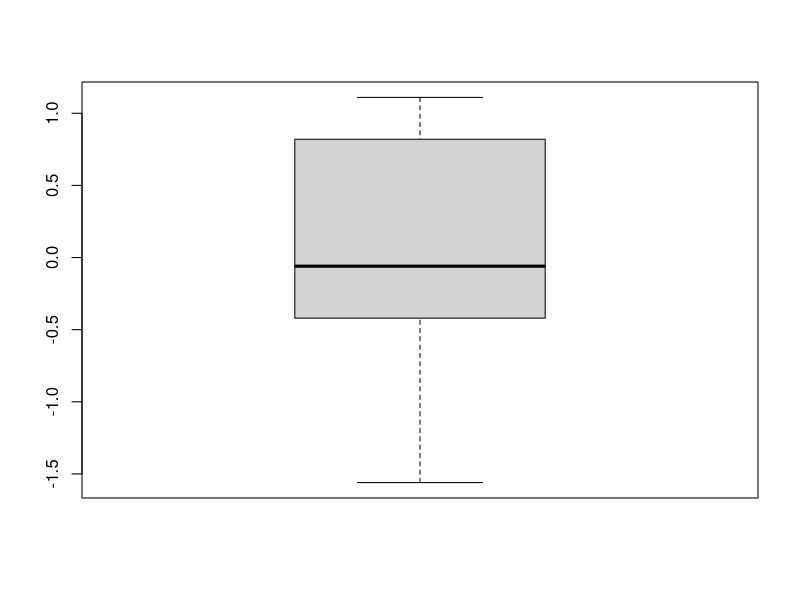
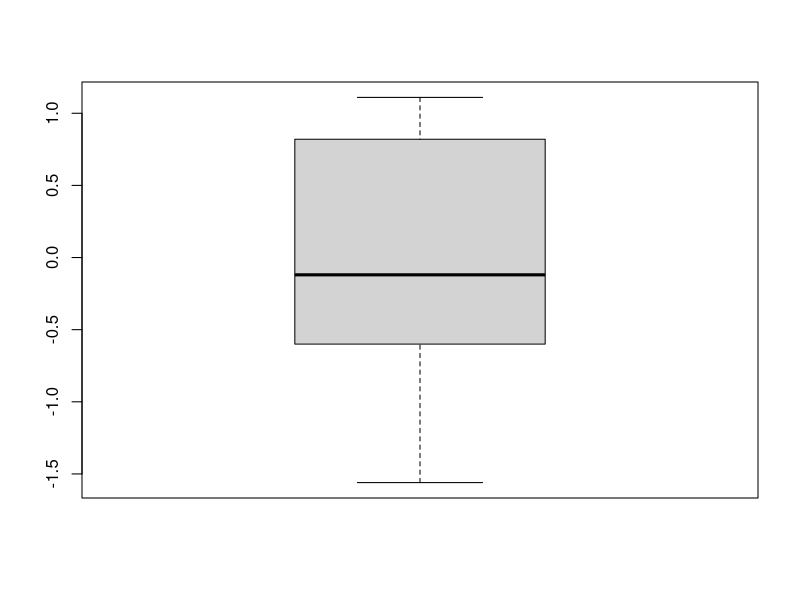

These figures' R source, in order:
print_means <- function(seq)
{
  cat("Mean: ", mean(seq), "\n")
  quartiles <- quantile(seq, names = FALSE)
  
  cat("Median: ", quartiles[3], "\n")
  cat("Extremals halfsum: ", (quartiles[1] + quartiles[5]) / 2, "\n")
  cat("Quartiles halfsum: ", (quartiles[2] + quartiles[4]) / 2, "\n")
}

seq1 <- c(-1.24, -0.75, 0.82, 0.57, 1.1, -0.61, -0.42, 0.67, 1.02, -1.56, -0.12, -0.37, 0.42, 0.36, -0.69, 0.86, -0.37, 1.06, 1.11, -0.31, -0.06)
seq2 <- c(1.2 ,-0.3 ,-1.03 ,0.05 ,0.95 ,0.84 ,0.55 ,1.46 ,0.3 ,1.05 ,-1.51 ,0.31 ,0.26 ,1.01 ,-1.73 ,0.79 ,-0.55 ,0.76 ,0.76 ,1.55 ,0.97)

print("Sequence 1: ")
print_means(seq1)
boxplot(seq1)
seq1[21] <- seq1[21]*10
boxplot(seq1)
print("Sequence 1': ")
print_means(seq1)

print("Sequence 2: ")
print_means(seq2)
seq2[21] <- seq2[21]*10
print("Sequence 2': ")
print_means(seq2)